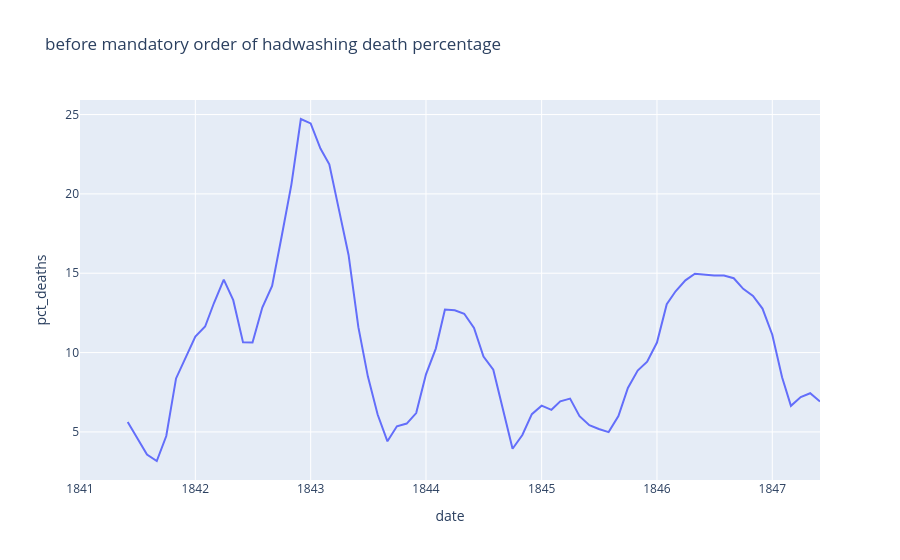

Notebook code for this chart:
### Code cell
line = px.line(
    data_frame= df_rolled_6_month,
    y= "pct_deaths",
    x= "date", 
    # color= 'clinic',
    title= "before mandatory order of hadwashing death percentage"
)
line.show()
